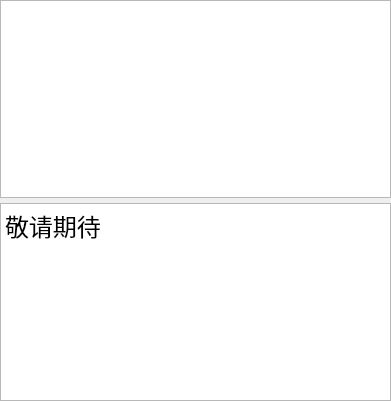
<?xml version="1.0" encoding="UTF-8"?>
<ui version="4.0">
 <class>EthernetForm</class>
 <widget class="QWidget" name="EthernetForm">
  <property name="geometry">
   <rect>
    <x>0</x>
    <y>0</y>
    <width>391</width>
    <height>401</height>
   </rect>
  </property>
  <property name="windowTitle">
   <string>Form</string>
  </property>
  <layout class="QGridLayout" name="gridLayout">
   <property name="leftMargin">
    <number>0</number>
   </property>
   <property name="topMargin">
    <number>0</number>
   </property>
   <property name="rightMargin">
    <number>0</number>
   </property>
   <property name="bottomMargin">
    <number>0</number>
   </property>
   <property name="horizontalSpacing">
    <number>0</number>
   </property>
   <property name="verticalSpacing">
    <number>5</number>
   </property>
   <item row="0" column="0">
    <widget class="QTextEdit" name="textEdit"/>
   </item>
   <item row="1" column="0">
    <widget class="QTextEdit" name="textEdit_2">
     <property name="html">
      <string>&lt;!DOCTYPE HTML PUBLIC &quot;-//W3C//DTD HTML 4.0//EN&quot; &quot;http://www.w3.org/TR/REC-html40/strict.dtd&quot;&gt;
&lt;html&gt;&lt;head&gt;&lt;meta name=&quot;qrichtext&quot; content=&quot;1&quot; /&gt;&lt;style type=&quot;text/css&quot;&gt;
p, li { white-space: pre-wrap; }
&lt;/style&gt;&lt;/head&gt;&lt;body style=&quot; font-family:'SimSun'; font-size:9pt; font-weight:400; font-style:normal;&quot;&gt;
&lt;p style=&quot; margin-top:0px; margin-bottom:0px; margin-left:0px; margin-right:0px; -qt-block-indent:0; text-indent:0px;&quot;&gt;&lt;span style=&quot; font-size:18pt;&quot;&gt;敬请期待&lt;/span&gt;&lt;/p&gt;&lt;/body&gt;&lt;/html&gt;</string>
     </property>
    </widget>
   </item>
  </layout>
 </widget>
 <resources/>
 <connections/>
</ui>
